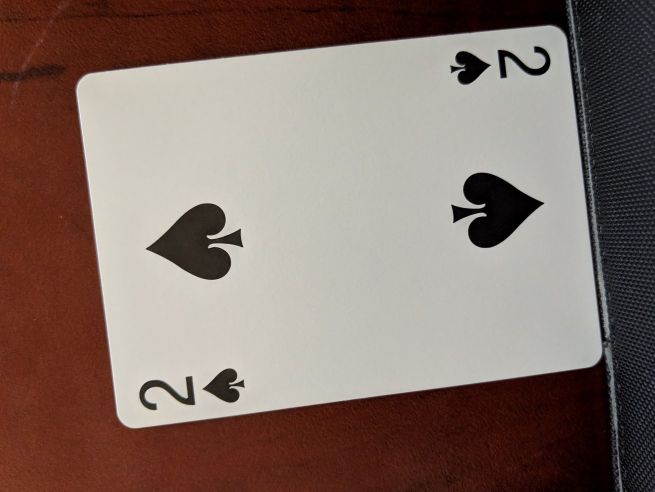
%> input picture training/2spades.jpg, 1309 x 983 px (shown at 1/2 size)
$ octave Single_Card_Test_2.m   (GNU Octave 9; MATLAB toolbox functions it lacks are replaced by stand-ins)
%> lines starting %> are read from the running program, lines starting %| are printed output that depends on the picture; in (x1, y1, x2, y2) boxes, pixels count from 0 and x2, y2 are one past the last pixel; in counts of white or black regions, pixels touching at a corner belong together; the program's own positions count from 1
I = im2double(rgb2gray(imread('training/2spades.jpg')));
%> I: size 983x1309 double; min 0, max 0.984, mean 0.461
BW = im2bw(I, 0.65);
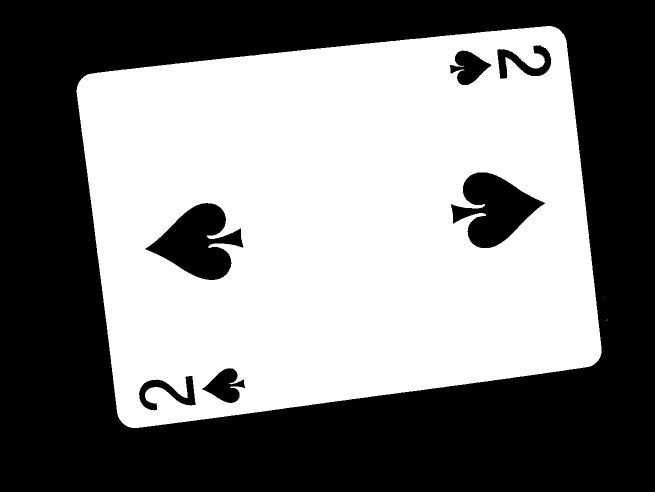
%> BW: size 983x1309 logical (shown at 1/2 size); 50.1% white; 9 black regions (2 under 20 px), largest, box (x1, y1, x2, y2) and area: (0, 0, 1309, 983) 597898, (291, 406, 487, 560) 16367, (902, 345, 1090, 496) 15557
figure;
imshowpair(I, BW, 'montage');
title('Synthetic Image & Binary Image');

%% Remove small size and only keep white card
% label the complement of the Binary Image
imLabel = bwlabel(1-BW);
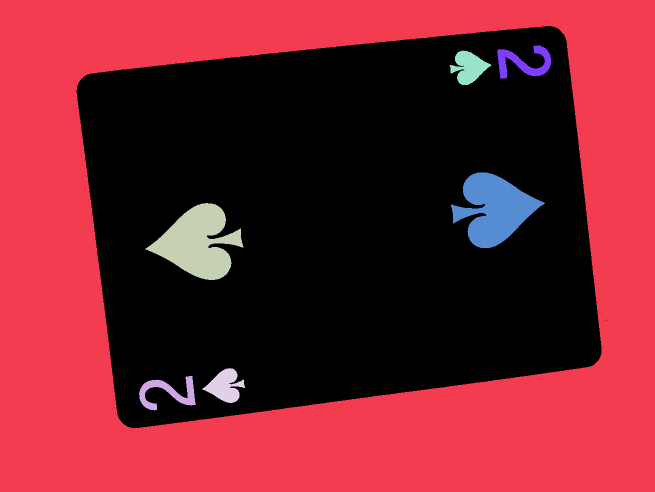
%> imLabel: size 983x1309 double (shown at 1/2 size); 10 distinct labels, from 0 to 9; one colour per label, 0 black
% Find the card shape by finding the largest connected region
stats = regionprops(imLabel,'centroid', 'Area');
%> stats = 9 regions; largest, Area and Centroid: 597898 [628.1 543.5], 16367 [397.3 486.2], 15557 [988.7 418.6], 3264 [451.2 772.9], 3229 [938 135.3]
[b,index]=sort([stats.Area],'descend');
%> b = [597898 16367 15557 3264 3229 3082 2890 1 1]; index = [1 3 6 4 5 7 2 8 9]
if length(stats)<1
    BW2=imLabel;
else
    BW2=ismember(imLabel,index(1:1));
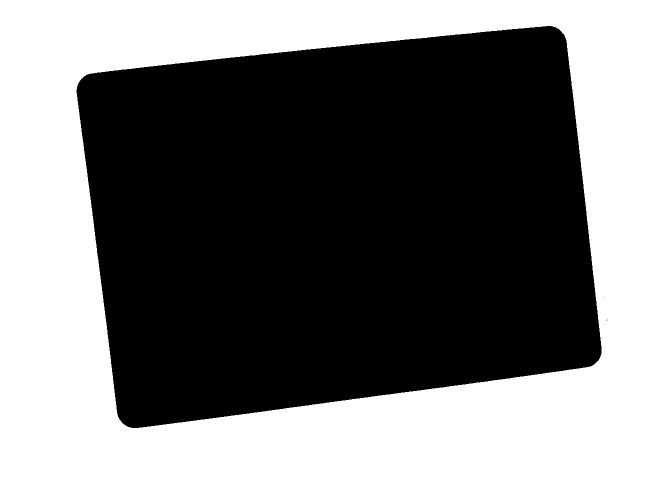
%> BW2: size 983x1309 logical (shown at 1/2 size); 46.5% white; 1 white region, box (x1, y1, x2, y2) and area: (0, 0, 1309, 983) 597898
end
% Reverse complement
BW2 = 1-BW2;
imshowpair(BW, BW2, 'montage');
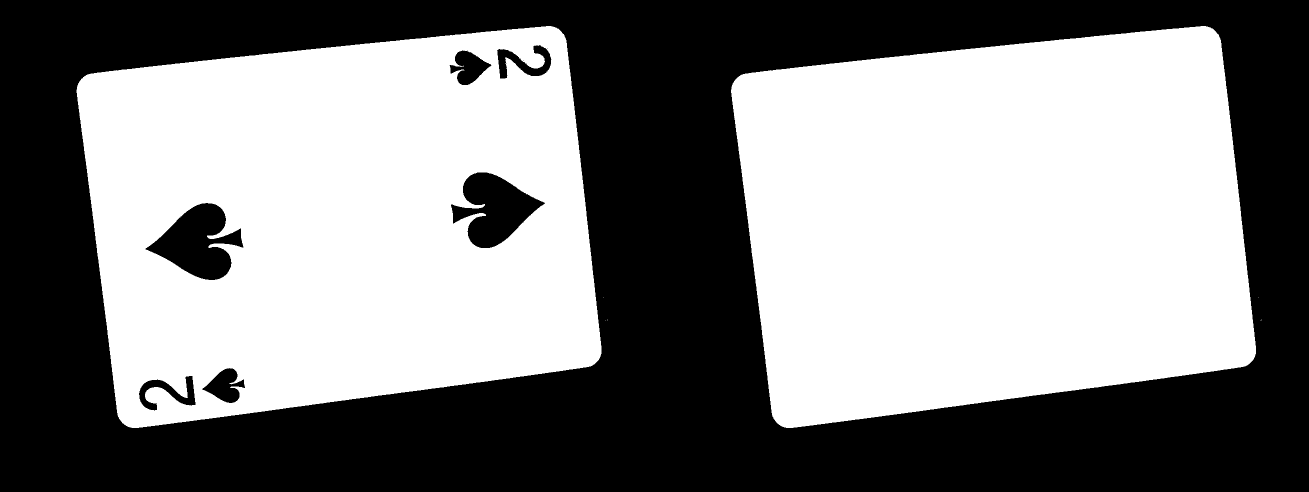
%> displayed picture: size 983x2618, on the screen's scale of 0 to 255 (shown at 1/2 size); 51.8% white; 9 black regions (2 under 20 px), largest, box (x1, y1, x2, y2) and area: (0, 0, 2618, 983) 1195796, (291, 406, 487, 560) 16367, (902, 345, 1090, 496) 15557
title('Binary Image & Edited Binary Image');

%% Find lines
findingLine = edge(BW2, 'canny');
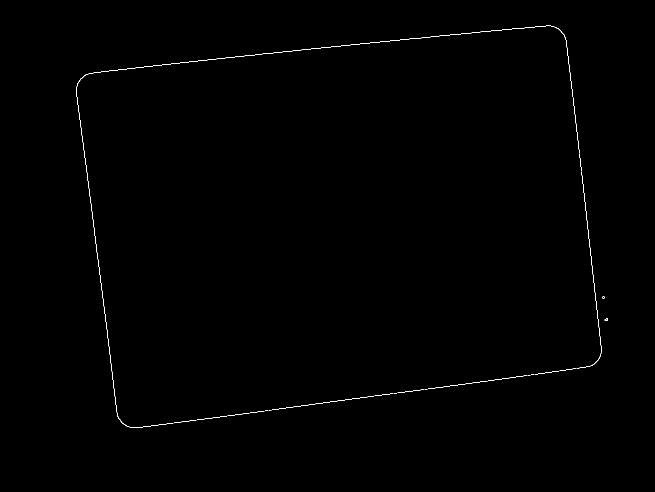
%> findingLine: size 983x1309 logical (shown at 1/2 size); 0.26% white in thin lines or dots, all inside (x1, y1, x2, y2) = (152, 51, 1216, 856)
[H,T,R] = hough(findingLine);
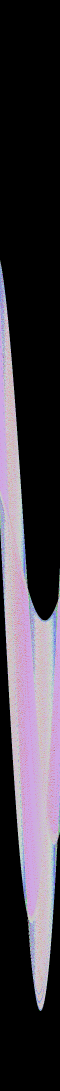
%> H: size 3273x180 double (shown at 1/3 size); 102 distinct labels, from 0 to 406; one colour per label, 0 black
%> T = 180 values from -90 to 89; R = 3273 values from -1636 to 1636
P  = houghpeaks(H,5,'threshold',ceil(0.3*max(H(:))));
%> P = [1799 175; 1768 84; 2524 173; 2750 84]
% change parameter if different data set
lines = houghlines(findingLine,T,R,P,'FillGap',3000,'MinLength',400);
%> lines = 3 lines; point1 to point2 (x, y): (1186, 730) to (401, 840), (154, 174) to (235, 830), (880, 72) to (280, 135)
figure, imshow(I), hold on
max_len = 0;
for k = 1:length(lines)
    xy = [lines(k).point1; lines(k).point2];
    plot(xy(:,1),xy(:,2),'LineWidth',2,'Color','green');

    % Plot beginnings and ends of lines
    plot(xy(1,1),xy(1,2),'x','LineWidth',2,'Color','yellow');
    plot(xy(2,1),xy(2,2),'x','LineWidth',2,'Color','red');

    % Determine the endpoints of the longest line segment
    len = norm(lines(k).point1 - lines(k).point2);
    if ( len > max_len)
        max_len = len;
        xy_long = xy;
    end
end
%> this loop made 3 passes
%> (len, max_len, xy_long) on passes 1 to 3: (603.3, 603.3, [880 72; 280 135]), (661, 661, [154 174; 235 830]), (792.7, 792.7, [1186 730; 401 840])
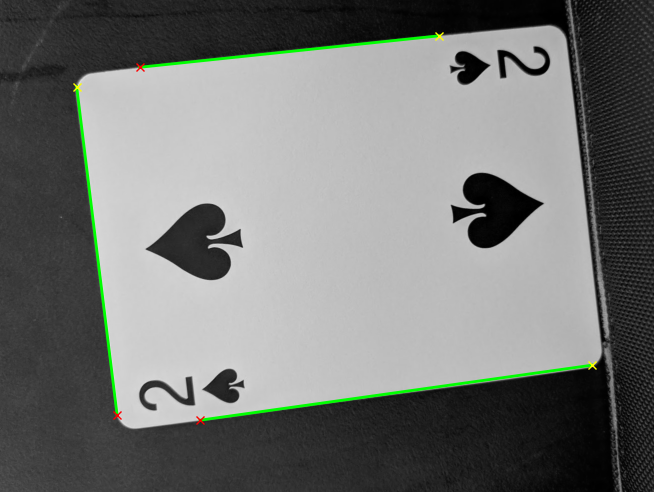
%> figure redrawn from the program's plot data; shown at 1/2 size

%% Find Line Equation
edge = lines;
%> edge has the same summary as lines
edge(1) = lines(1);
% Find parallel lines
parallel_threshold = 10;
%> (the run ends here)

$ run again, with training/3spades.jpg copied over training/2spades.jpg
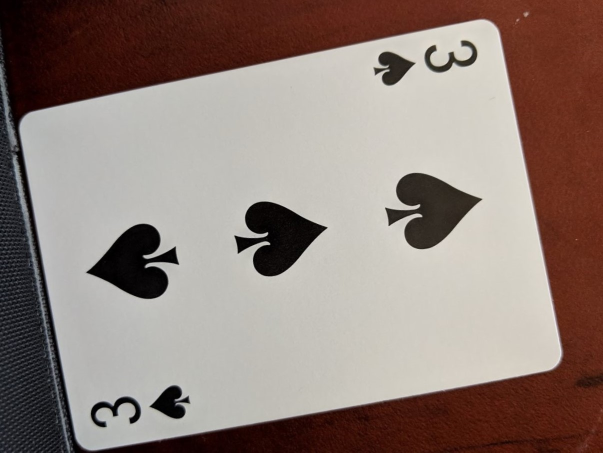
%> input picture training/3spades.jpg, 1206 x 905 px (shown at 1/2 size)
%> BW: size 905x1206 logical; 57.8% white; 9 black regions (1 under 20 px), largest, box (x1, y1, x2, y2) and area: (0, 0, 1206, 905) 400823, (770, 345, 965, 499) 16417, (171, 447, 359, 599) 15722
%> `imLabel = bwlabel(1-BW);`:
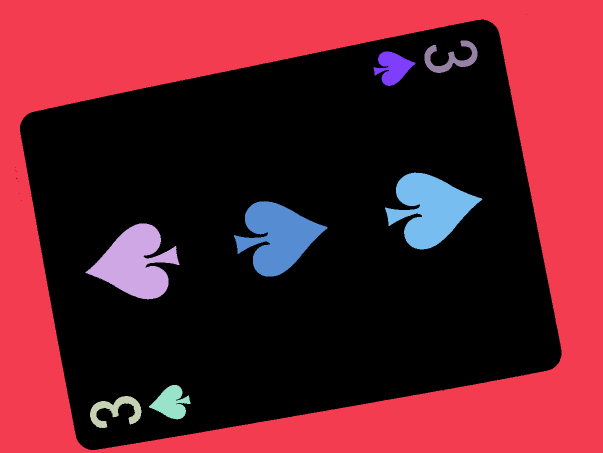
%> imLabel: size 905x1206 double (shown at 1/2 size); 10 distinct labels, from 0 to 9; one colour per label, 0 black
%> stats = 9 regions; largest, Area and Centroid: 400823 [640.5 412], 16417 [860.6 418.5], 15722 [272.5 527], 15539 [555.4 474.6], 3266 [343.3 806.4]
%> b = [400823 16417 15722 15539 3266 3255 2735 2565 2]; index = [1 8 2 6 5 7 3 9 4]
%> findingLine: size 905x1206 logical; 0.3% white in thin lines or dots, all inside (x1, y1, x2, y2) = (29, 26, 1123, 900)
%> T = 180 values from -90 to 89; R = 3015 values from -1507 to 1507
%> P = [2429 171; 2475 80; 1502 81; 1739 169]
%> lines = 3 lines; point1 to point2 (x, y): (999, 68) to (1123, 707), (1009, 758) to (368, 871), (40, 254) to (123, 725)
%> the loop `for k = 1:length(lines)` made 3 passes
%> (len, max_len, xy_long) on passes 1 to 2: (650.9, 650.9, [1009 758; 368 871]), (650.9, 650.9, [999 68; 1123 707])
%> after the loop `for k = 1:length(lines)`:
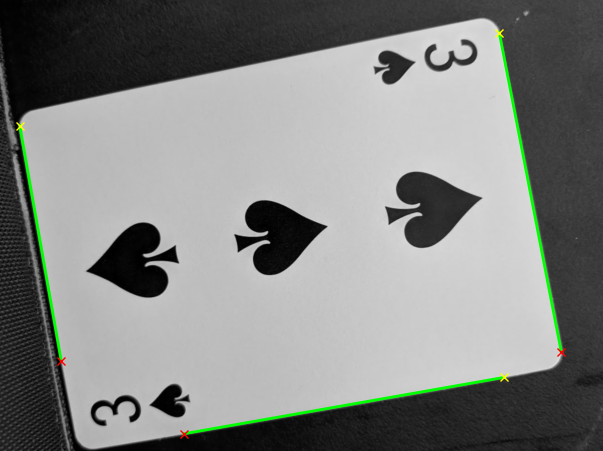
%> figure redrawn from the program's plot data; shown at 1/2 size
%> edge has the same summary as lines

$ run again, with training/4spades.jpg copied over training/2spades.jpg
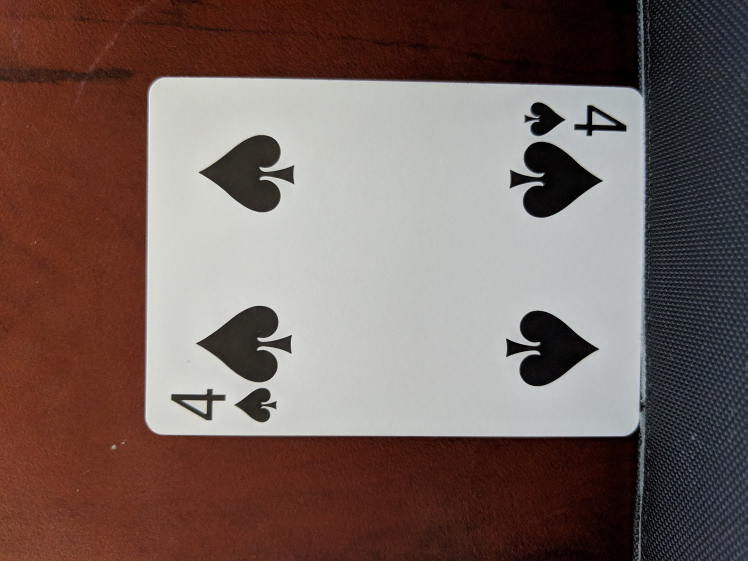
%> input picture training/4spades.jpg, 1496 x 1122 px (shown at 1/2 size)
%> BW: size 1122x1496 logical; 37.2% white; 23 white regions (20 under 20 px), largest, box (x1, y1, x2, y2) and area: (291, 154, 1290, 873) 623124, (365, 800, 414, 827) 684, (1185, 224, 1230, 251) 578
%> `imLabel = bwlabel(1-BW);`:
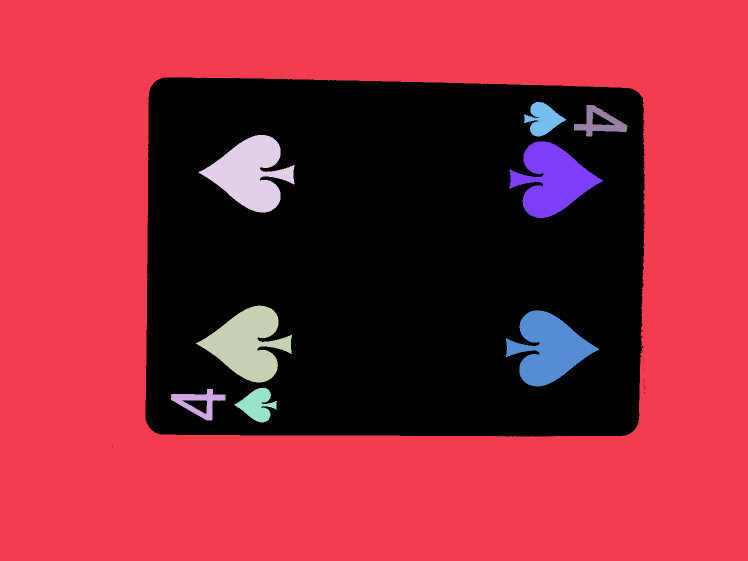
%> imLabel: size 1122x1496 double (shown at 1/2 size); 14 distinct labels, from 0 to 13; one colour per label, 0 black
%> stats = 13 regions; largest, Area and Centroid: 979000 [720.3 592.7], 16122 [502.6 347.5], 15965 [497.4 688.4], 15643 [1104.5 360.2], 15453 [1097.1 697.5]
%> b = [979000 16122 15965 15643 15453 3239 3239 2788 2644 2 1 1 1]; index = [1 4 3 7 6 5 8 9 2 13 10 11 12]
%> findingLine: size 1122x1496 logical; 0.21% white in thin lines or dots, all inside (x1, y1, x2, y2) = (222, 154, 1292, 895)
%> H: size 3739x180 double; 106 distinct labels, from 0 to 351
%> T = 180 values from -90 to 89; R = 3739 values from -1869 to 1869
%> P = [999 1; 1722 2; 2174 92; 3157 91]
%> lines = 4 lines; point1 to point2 (x, y): (291, 802) to (302, 174), (1288, 217) to (1288, 787), (329, 155) to (893, 165), (801, 872) to (1245, 872)
%> the loop `for k = 1:length(lines)` made 4 passes
%> (len, max_len, xy_long) on passes 1 to 3: (444, 444, [801 872; 1245 872]), (564.1, 564.1, [329 155; 893 165]), (628.1, 628.1, [291 802; 302 174])
%> after the loop `for k = 1:length(lines)`:
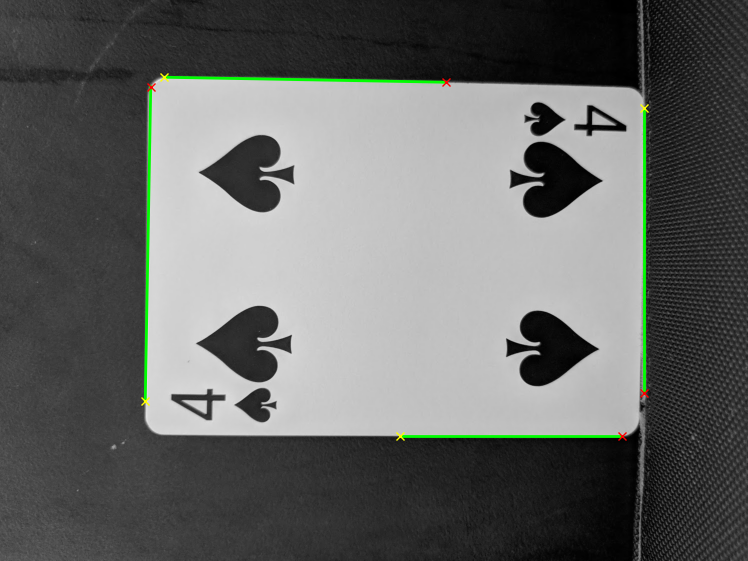
%> figure redrawn from the program's plot data; shown at 1/2 size
%> edge has the same summary as lines
